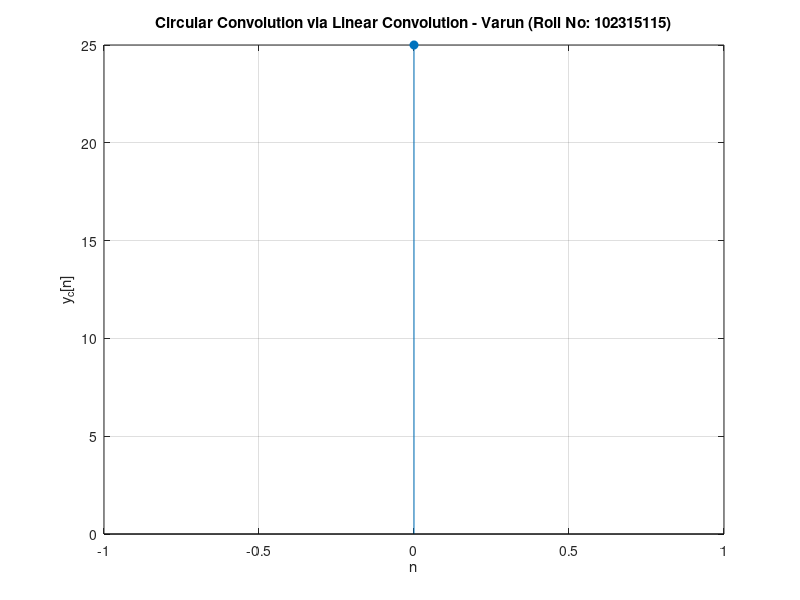
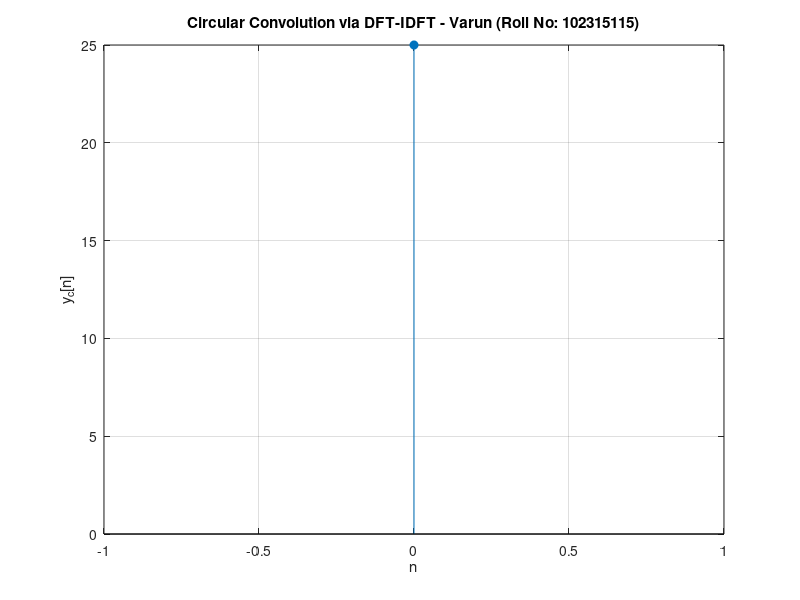

Write the MATLAB code that produced these figures, in order.
% Aim:
%   (c) Compute circular convolution using linear convolution 
%       and verify with result obtained in (a).
%   (d) Compute circular convolution using DFT-IDFT method.
% Name: Varun
% Roll No: 102315115

clc; clear; close all;

% ----- User Input -----
x = input('Enter first sequence x[n]: ');
h = input('Enter second sequence h[n]: ');

N = max(length(x), length(h));

%% ===================== (c) Circular Convolution via Linear Convolution =====================
% Linear convolution
lin_full = conv(x, h);

% Wrap linear conv result into N samples (modulo-N)
circ_conv_lin = zeros(1, N);
for i = 1:length(lin_full)
    idx = mod(i-1, N) + 1;
    circ_conv_lin(idx) = circ_conv_lin(idx) + lin_full(i);
end

disp('Circular Convolution (from Linear Convolution):');
disp(circ_conv_lin);

figure;
stem(0:N-1, circ_conv_lin, 'filled');
title('Circular Convolution via Linear Convolution - Varun (Roll No: 102315115)');
xlabel('n'); ylabel('y_c[n]');
grid on;

%% ===================== (d) Circular Convolution via DFT-IDFT =====================
% Zero-pad both to length N
x_circ = [x, zeros(1, N - length(x))];
h_circ = [h, zeros(1, N - length(h))];

% Compute DFTs
X = fft(x_circ, N);
H = fft(h_circ, N);

% Multiply in frequency domain
Y = X .* H;

% IDFT -> Circular convolution
circ_conv_dft = ifft(Y);

disp('Circular Convolution (DFT-IDFT):');
disp(real(circ_conv_dft));

figure;
stem(0:N-1, real(circ_conv_dft), 'filled');
title('Circular Convolution via DFT-IDFT - Varun (Roll No: 102315115)');
xlabel('n'); ylabel('y_c[n]');
grid on;
